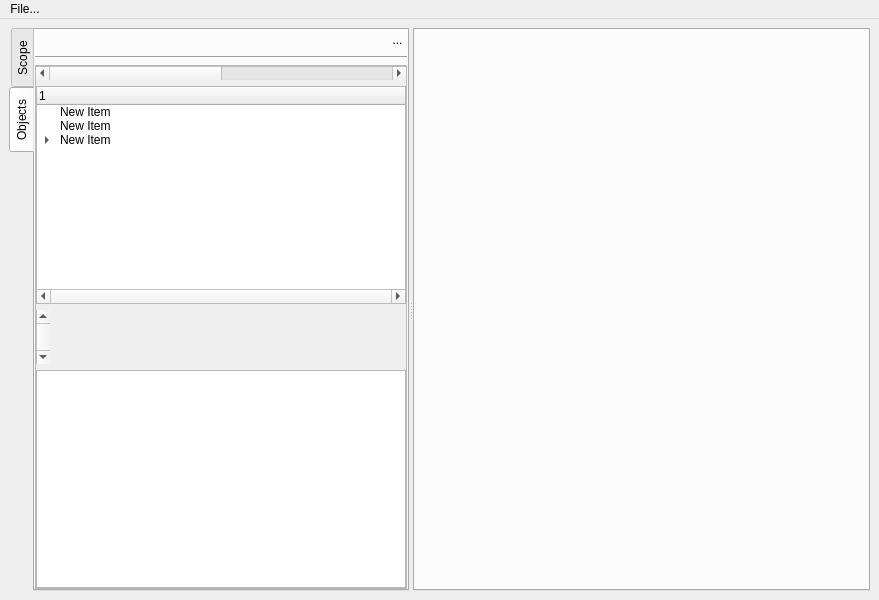
<?xml version="1.0" encoding="UTF-8"?>
<ui version="4.0">
 <class>WavyMainWindow</class>
 <widget class="QMainWindow" name="WavyMainWindow">
  <property name="geometry">
   <rect>
    <x>0</x>
    <y>0</y>
    <width>879</width>
    <height>600</height>
   </rect>
  </property>
  <property name="windowTitle">
   <string>MainWindow</string>
  </property>
  <widget class="QWidget" name="centralwidget">
   <layout class="QVBoxLayout" name="verticalLayout">
    <item>
     <widget class="QSplitter" name="main_splitter">
      <property name="orientation">
       <enum>Qt::Horizontal</enum>
      </property>
      <property name="childrenCollapsible">
       <bool>false</bool>
      </property>
      <widget class="QTabWidget" name="sidebar">
       <property name="minimumSize">
        <size>
         <width>150</width>
         <height>0</height>
        </size>
       </property>
       <property name="maximumSize">
        <size>
         <width>400</width>
         <height>16777215</height>
        </size>
       </property>
       <property name="tabPosition">
        <enum>QTabWidget::West</enum>
       </property>
       <property name="tabShape">
        <enum>QTabWidget::Rounded</enum>
       </property>
       <property name="currentIndex">
        <number>1</number>
       </property>
       <widget class="QWidget" name="sidebar_scope">
        <attribute name="title">
         <string>Scope</string>
        </attribute>
        <layout class="QVBoxLayout" name="verticalLayout_3">
         <property name="leftMargin">
          <number>0</number>
         </property>
         <property name="topMargin">
          <number>0</number>
         </property>
         <property name="rightMargin">
          <number>0</number>
         </property>
         <property name="bottomMargin">
          <number>0</number>
         </property>
         <item>
          <layout class="QHBoxLayout" name="sidebar_scope_header">
           <property name="sizeConstraint">
            <enum>QLayout::SetMinimumSize</enum>
           </property>
           <item>
            <widget class="QToolButton" name="sidebar_scope_button_ok">
             <property name="enabled">
              <bool>false</bool>
             </property>
             <property name="text">
              <string>...</string>
             </property>
             <property name="icon">
              <iconset theme="dialog-ok">
               <normaloff>.</normaloff>.</iconset>
             </property>
             <property name="checkable">
              <bool>false</bool>
             </property>
             <property name="checked">
              <bool>false</bool>
             </property>
            </widget>
           </item>
           <item>
            <spacer name="horizontalSpacer">
             <property name="orientation">
              <enum>Qt::Horizontal</enum>
             </property>
             <property name="sizeHint" stdset="0">
              <size>
               <width>40</width>
               <height>20</height>
              </size>
             </property>
            </spacer>
           </item>
           <item>
            <widget class="QToolButton" name="sidebar_scope_button_close">
             <property name="text">
              <string>...</string>
             </property>
             <property name="icon">
              <iconset theme="window-close">
               <normaloff>.</normaloff>.</iconset>
             </property>
            </widget>
           </item>
          </layout>
         </item>
         <item>
          <widget class="QScrollArea" name="sidebar_scope_scroll">
           <property name="verticalScrollBarPolicy">
            <enum>Qt::ScrollBarAsNeeded</enum>
           </property>
           <property name="horizontalScrollBarPolicy">
            <enum>Qt::ScrollBarAlwaysOn</enum>
           </property>
           <property name="widgetResizable">
            <bool>true</bool>
           </property>
           <widget class="QWidget" name="sidebar_scope_scroll_container">
            <property name="geometry">
             <rect>
              <x>0</x>
              <y>0</y>
              <width>367</width>
              <height>509</height>
             </rect>
            </property>
            <layout class="QVBoxLayout" name="verticalLayout_5">
             <property name="spacing">
              <number>0</number>
             </property>
             <property name="leftMargin">
              <number>0</number>
             </property>
             <property name="topMargin">
              <number>0</number>
             </property>
             <property name="rightMargin">
              <number>0</number>
             </property>
             <property name="bottomMargin">
              <number>0</number>
             </property>
            </layout>
           </widget>
          </widget>
         </item>
        </layout>
       </widget>
       <widget class="QWidget" name="sidebar_objects">
        <attribute name="title">
         <string>Objects</string>
        </attribute>
        <layout class="QVBoxLayout" name="verticalLayout_4">
         <property name="leftMargin">
          <number>0</number>
         </property>
         <property name="topMargin">
          <number>0</number>
         </property>
         <property name="rightMargin">
          <number>0</number>
         </property>
         <property name="bottomMargin">
          <number>0</number>
         </property>
         <item>
          <layout class="QHBoxLayout" name="sidebar_objects_header">
           <property name="spacing">
            <number>0</number>
           </property>
           <item>
            <spacer name="sidebar_objects_hor_spacer">
             <property name="orientation">
              <enum>Qt::Horizontal</enum>
             </property>
             <property name="sizeHint" stdset="0">
              <size>
               <width>40</width>
               <height>20</height>
              </size>
             </property>
            </spacer>
           </item>
           <item>
            <widget class="QToolButton" name="sidebar_objects_button_close">
             <property name="enabled">
              <bool>true</bool>
             </property>
             <property name="styleSheet">
              <string notr="true">QToolButton#sidebar_scope_button_close, QToolButton#sidebar_objects_button_close {
	border: none;
}
QToolButton#sidebar_scope_button_close:hover, QToolButton#sidebar_objects_button_close:hover {
	background-color: rgba(133, 133, 133, 0.5);
	border-radius: 4px;
	padding-left: 1px;
}


</string>
             </property>
             <property name="text">
              <string>...</string>
             </property>
             <property name="icon">
              <iconset theme="window-close">
               <normaloff>.</normaloff>.</iconset>
             </property>
            </widget>
           </item>
          </layout>
         </item>
         <item>
          <widget class="Line" name="sidebar_objects_line">
           <property name="minimumSize">
            <size>
             <width>0</width>
             <height>0</height>
            </size>
           </property>
           <property name="orientation">
            <enum>Qt::Horizontal</enum>
           </property>
          </widget>
         </item>
         <item>
          <widget class="QScrollArea" name="sidebar_objects_scroll">
           <property name="widgetResizable">
            <bool>true</bool>
           </property>
           <widget class="QWidget" name="sidebar_objects_scroll_container">
            <property name="geometry">
             <rect>
              <x>0</x>
              <y>0</y>
              <width>367</width>
              <height>517</height>
             </rect>
            </property>
            <layout class="QVBoxLayout" name="verticalLayout_7">
             <property name="leftMargin">
              <number>0</number>
             </property>
             <property name="topMargin">
              <number>0</number>
             </property>
             <property name="rightMargin">
              <number>0</number>
             </property>
             <property name="bottomMargin">
              <number>0</number>
             </property>
             <item>
              <layout class="QVBoxLayout" name="sidebar_objects_list">
               <item>
                <widget class="QScrollBar" name="horizontalScrollBar">
                 <property name="maximum">
                  <number>10</number>
                 </property>
                 <property name="orientation">
                  <enum>Qt::Horizontal</enum>
                 </property>
                 <property name="invertedAppearance">
                  <bool>false</bool>
                 </property>
                </widget>
               </item>
               <item>
                <widget class="QTreeWidget" name="treeWidget">
                 <property name="horizontalScrollBarPolicy">
                  <enum>Qt::ScrollBarAlwaysOn</enum>
                 </property>
                 <property name="sizeAdjustPolicy">
                  <enum>QAbstractScrollArea::AdjustToContents</enum>
                 </property>
                 <property name="dragEnabled">
                  <bool>true</bool>
                 </property>
                 <property name="dragDropOverwriteMode">
                  <bool>false</bool>
                 </property>
                 <property name="dragDropMode">
                  <enum>QAbstractItemView::NoDragDrop</enum>
                 </property>
                 <property name="selectionMode">
                  <enum>QAbstractItemView::MultiSelection</enum>
                 </property>
                 <property name="animated">
                  <bool>true</bool>
                 </property>
                 <column>
                  <property name="text">
                   <string>1</string>
                  </property>
                 </column>
                 <item>
                  <property name="text">
                   <string>New Item</string>
                  </property>
                  <property name="flags">
                   <set>ItemIsDragEnabled|ItemIsDropEnabled|ItemIsUserCheckable|ItemIsEnabled</set>
                  </property>
                 </item>
                 <item>
                  <property name="text">
                   <string>New Item</string>
                  </property>
                 </item>
                 <item>
                  <property name="text">
                   <string>New Item</string>
                  </property>
                  <item>
                   <property name="text">
                    <string>New Subitem</string>
                   </property>
                  </item>
                  <item>
                   <property name="text">
                    <string>New Item</string>
                   </property>
                  </item>
                 </item>
                </widget>
               </item>
               <item>
                <widget class="QScrollBar" name="verticalScrollBar">
                 <property name="orientation">
                  <enum>Qt::Vertical</enum>
                 </property>
                </widget>
               </item>
               <item>
                <widget class="QListWidget" name="objects_list"/>
               </item>
              </layout>
             </item>
            </layout>
           </widget>
          </widget>
         </item>
        </layout>
       </widget>
      </widget>
      <widget class="QSplitter" name="dump_splitter">
       <property name="orientation">
        <enum>Qt::Horizontal</enum>
       </property>
       <property name="childrenCollapsible">
        <bool>false</bool>
       </property>
       <widget class="QTabWidget" name="waveform_tabs">
        <property name="currentIndex">
         <number>-1</number>
        </property>
        <property name="tabsClosable">
         <bool>true</bool>
        </property>
        <property name="movable">
         <bool>true</bool>
        </property>
       </widget>
      </widget>
     </widget>
    </item>
   </layout>
  </widget>
  <widget class="QMenuBar" name="menubar">
   <property name="geometry">
    <rect>
     <x>0</x>
     <y>0</y>
     <width>879</width>
     <height>22</height>
    </rect>
   </property>
   <widget class="QMenu" name="menuFile">
    <property name="title">
     <string>File...</string>
    </property>
    <addaction name="action_open"/>
    <addaction name="action_save"/>
   </widget>
   <addaction name="menuFile"/>
  </widget>
  <action name="action_open">
   <property name="icon">
    <iconset theme="save">
     <normaloff>.</normaloff>.</iconset>
   </property>
   <property name="text">
    <string>Open...</string>
   </property>
   <property name="toolTip">
    <string>Open VCD file</string>
   </property>
   <property name="shortcut">
    <string>Ctrl+O</string>
   </property>
  </action>
  <action name="action_save">
   <property name="icon">
    <iconset theme="save">
     <normaloff>.</normaloff>.</iconset>
   </property>
   <property name="text">
    <string>Save</string>
   </property>
   <property name="toolTip">
    <string>Save vcd file</string>
   </property>
   <property name="shortcut">
    <string>Ctrl+S</string>
   </property>
  </action>
 </widget>
 <resources/>
 <connections/>
</ui>
